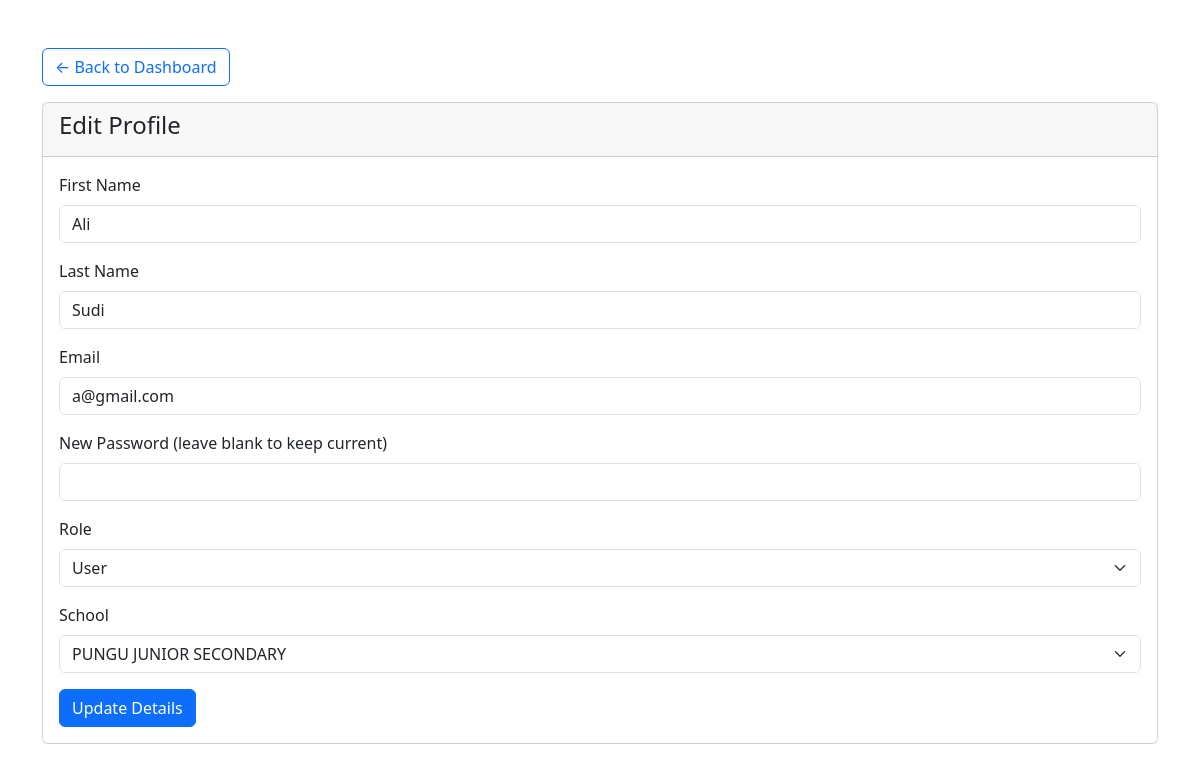
Screenshot of /manager/update_user.php (signed in) with the database file from the repository.
### tables this page shows
CREATE TABLE `users` (
  `id` int(11) NOT NULL,
  `FirstName` varchar(100) DEFAULT NULL,
  `LastName` varchar(100) DEFAULT NULL,
  `email` varchar(100) DEFAULT NULL,
  `password` varchar(255) DEFAULT NULL,
  `role` enum('admin','user','Superadmin','teacher','dean','hoi','student') DEFAULT 'user',
  `school_id` int(11) DEFAULT NULL,
  `created_at` timestamp NOT NULL DEFAULT current_timestamp()
);

CREATE TABLE `school` (
  `id` int(11) NOT NULL,
  `school_name` varchar(100) NOT NULL,
  `school_code` varchar(50) NOT NULL,
  `address` text NOT NULL,
  `phone` varchar(25) NOT NULL,
  `email` varchar(100) NOT NULL,
  `created_at` date NOT NULL DEFAULT current_timestamp(),
  `status` tinyint(1) NOT NULL DEFAULT 1
);

### manager/update_user.php (the view, shortened to what this page needs)
<?php
include 'db.php';
$user_id = $_SESSION['user_id'];
$query = "SELECT * FROM users WHERE id = $user_id";
$result = mysqli_query($conn, $query);
$user = mysqli_fetch_assoc($result);
$schools = mysqli_query($conn, "SELECT id, school_name FROM school");
?>
<!DOCTYPE html>
<html>
<head>
    <link href="https://cdn.jsdelivr.net/npm/bootstrap@5.3.0/dist/css/bootstrap.min.css" rel="stylesheet">
</head>
<body>
<div class="container mt-5">
    <a href="dashboard.php" class="btn btn-outline-primary mb-3">&larr; Back to Dashboard</a>
    <div class="card">
        <div class="card-header">
            <h4>Edit Profile</h4>
        </div>
        <div class="card-body">
            <form method="POST">
                <div class="mb-3">
                    <label class="form-label">First Name</label>
                    <input type="text" name="FirstName" class="form-control" value="<?= htmlspecialchars($user['FirstName']) ?>" required>
                </div>
                <div class="mb-3">
                    <label class="form-label">Last Name</label>
                    <input type="text" name="LastName" class="form-control" value="<?= htmlspecialchars($user['LastName']) ?>" required>
                </div>
                <div class="mb-3">
                    <label class="form-label">Email</label>
                    <input type="email" name="email" class="form-control" value="<?= htmlspecialchars($user['email']) ?>" required>
                </div>
                <div class="mb-3">
                    <label class="form-label">New Password (leave blank to keep current)</label>
                    <input type="password" name="password" class="form-control">
                </div>
                <div class="mb-3">
                    <label class="form-label">Role</label>
                    <?php if (in_array($_SESSION['role'], ['Superadmin'])): ?>
                        <select name="role" class="form-select" required>
                            <?php
                            $roles = ['user','student','teacher','dean','hoi','admin','superadmin'];
                            foreach ($roles as $r):
                            ?>
                                <option value="<?= $r ?>" <?= $user['role'] === $r ? 'selected' : '' ?>><?= ucfirst($r) ?></option>
                            <?php endforeach; ?>
                        </select>
                    <?php else: ?>
                        <input type="text" class="form-control" value="<?= htmlspecialchars($user['role']) ?>" readonly>
                        <input type="hidden" name="role" value="<?= htmlspecialchars($user['role']) ?>">
                    <?php endif; ?>
                </div>
                <div class="mb-3">
                    <label class="form-label">School</label>
                    <?php if ($_SESSION['role'] === 'Superadmin'): ?>
                        <select name="school_id" class="form-select" required>
                            <?php mysqli_data_seek($schools, 0);
                            while ($school = mysqli_fetch_assoc($schools)): ?>
                                <option value="<?= $school['id'] ?>" <?= $user['school_id'] == $school['id'] ? 'selected' : '' ?>>
                                    <?= htmlspecialchars($school['school_name']) ?>
                                </option>
                            <?php endwhile; ?>
                        </select>
                    <?php else: ?>
                        <input type="text" class="form-control" value="<?= htmlspecialchars($user['school_id']) ?>" readonly>
                        <input type="hidden" name="school_id" value="<?= htmlspecialchars($user['school_id']) ?>">
                    <?php endif; ?>
                </div>
                <button type="submit" class="btn btn-primary">Update Details</button>
            </form>
        </div>
    </div>
</div>
</body>
</html>

### rows the page displays
users: FirstName "Ali", LastName "Sudi", email "a@gmail.com", school_id "PUNGU JUNIOR SECONDARY"

### other values shown
form field role "User"
